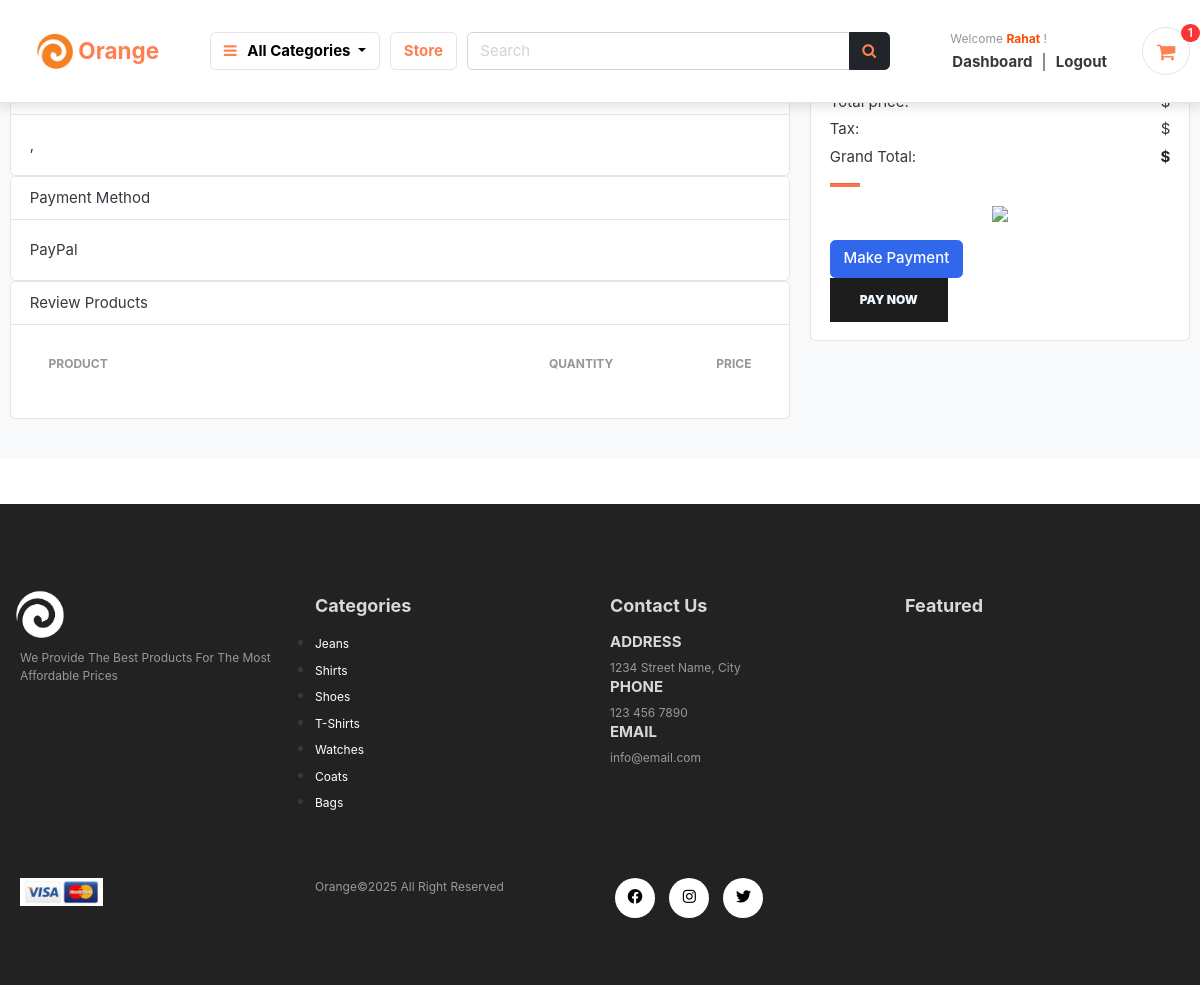
/orders/place_order/ (signed in), run on the app's committed database.
### accounts/models.py (models this page shows, shortened)
class Account(AbstractBaseUser):
    first_name      = models.CharField(max_length=50)
    last_name       = models.CharField(max_length=50)
    username        = models.CharField(max_length=50, unique=True)
    email           = models.EmailField(max_length=100, unique=True)
    phone_number    = models.CharField(max_length=50)
    date_joined     = models.DateTimeField(auto_now_add=True)
    last_login      = models.DateTimeField(auto_now=True)
    is_admin        = models.BooleanField(default=False)
    is_staff        = models.BooleanField(default=False)
    is_active        = models.BooleanField(default=False)
    is_superadmin        = models.BooleanField(default=False)
    USERNAME_FIELD = 'email'
    REQUIRED_FIELDS = ['username', 'first_name', 'last_name']
    objects = MyAccountManager()

### category/models.py (models this page shows, shortened)
class Category(models.Model):
    category_name = models.CharField(max_length=50, unique=True)
    slug = models.SlugField(max_length=100, unique=True)
    description = models.TextField(max_length=255, blank=True)
    cat_image = models.ImageField(upload_to='photos/categories', blank=True)
    class Meta:
        verbose_name = 'category'
        verbose_name_plural = 'categories'
    def get_url(self):
        return reverse('products_by_category', args=[self.slug])

### orders/views.py (the view)
# urls.py: path('place_order/', views.place_order, name='place_order'),
def place_order(request, total=0, quantity=0,):
    current_user = request.user
    cart_items = CartItem.objects.filter(user=current_user)
    cart_count = cart_items.count()
    if cart_count <= 0:
        return redirect('store')
    grand_total = 0
    tax = 0
    for cart_item in cart_items:
        total += (cart_item.product.price * cart_item.quantity)
        quantity += cart_item.quantity
    tax = (2 * total)/100
    grand_total = total + tax
    print(current_user)
    if request.method == 'POST':
        form = OrderForm(request.POST)
        if form.is_valid():
            form.instance.user = current_user
            form.instance.order_total = grand_total
            form.instance.tax = tax
            form.instance.ip = request.META.get('REMOTE_ADDR')
            saved_instance = form.save()  # Save the form data to the database
            saved_instance_id = saved_instance.id
            yr = int(datetime.date.today().strftime('%Y'))
            dt = int(datetime.date.today().strftime('%d'))
            mt = int(datetime.date.today().strftime('%m'))
            d = datetime.date(yr,mt,dt)
            current_date = d.strftime("%Y%m%d")
            order_number = current_date + str(saved_instance_id)
            form.instance.order_number = order_number
            form.save()
            print("order number indeis ", order_number)
            order = Order.objects.get(user=current_user, is_ordered=False, order_number=order_number)
            context = {
                'order': order,
                'cart_items': cart_items,
                'total': total,
                'tax': tax,
                'grand_total': grand_total,
            }
            return redirect(sslcommerz_payment_gateway(request,order_number, str(current_user.id), grand_total, form.instance.email))
    else:
        return render(request, 'orders/payments.html')

### orders/templates/orders/payments.html (shortened to what this page needs)
{% extends 'base.html' %}
{% load static %}
{% block content %}
<section class="section-content padding-y bg">
	<div class="container">
		<h4 class="text-center mb-20">Review Your Order and Make Payment</h4>
		<div class="row">
			<aside class="col-lg-8">
				<div class="card">
					<h5 class="card-header">Billing Address</h5>
					<div class="card-body">
						<p class="card-text mb-0">{{order.city}}, {{order.state}}</p>
					</div>
				</div>
				<div class="card">
					<h5 class="card-header">Payment Method</h5>
					<div class="card-body">
						<p class="card-text">PayPal</p>
					</div>
				</div>
				<div class="card">
					<h5 class="card-header">Review Products</h5>
					<div class="card-body">
						<table class="table table-borderless table-shopping-cart">
							<thead class="text-muted">
								<tr class="small text-uppercase">
									<th scope="col">Product</th>
									<th scope="col" width="120">Quantity</th>
									<th scope="col" width="120">Price</th>
								</tr>
							</thead>
						</table>
					</div>
				</div>
			</aside>
			<aside class="col-lg-4">
				<div class="card">
					<div class="card-body">
						<dl class="dlist-align">
							<dt>Total price:</dt>
							<dd class="text-right">$ {{total}}</dd>
						</dl>
						<dl class="dlist-align">
							<dt>Tax:</dt>
							<dd class="text-right"> $ {{tax}}</dd>
						</dl>
						<dl class="dlist-align">
							<dt>Grand Total:</dt>
							<dd class="text-right text-dark b"><strong>$ {{grand_total}}</strong></dd>
						</dl>
						<hr>
						<p class="text-center mb-3">
							<img style="width:300px;height:auto;" src="https://securepay.sslcommerz.com/public/image/SSLCommerz-Pay-With-logo-All-Size-05.png" />
						</p>
						<div >
							<a href="{% url 'payments' %}" class="btn btn-primary">Make Payment</a>
						</div>
						<button class="your-button-class" id="sslczPayBtn"
		 token="if you have any token validation"
		 postdata="your javascript arrays or objects which requires in backend"
		 order="If you already have the transaction generated for current order"
		 endpoint="An URL where backend code will initiate the payment to SSLCOMMERZ"> Pay Now
</button>
					</div>
				</div>
			</aside>
		</div>
	</div>
</section>
{% endblock %}

### templates/includes/navbar.html (shortened to what this page needs)
{% load static %}
<header class="section-header sticky-navbar">
    <section class="header-main border-bottom py-4" style="box-shadow: 0 5px 10px rgba(0,0,0,0.1);">
    <div class="container">
      <div class="row align-items-center">
        <div class="col-lg-2 col-md-3 col-6">
          <a href="{% url 'home' %}" class="brand-wrap">
            <div class="d-flex justify-content-center align-items-center"
              style="background-color: transparent; transition: background-color 0.3s, border-radius 0.3s, padding 0.3s; border-radius: 50px; padding: 10px 15px;"
              onmouseover="this.style.backgroundColor='#343a40'; this.getElementsByTagName('img')[0].classList.add('logo-brightness-change'); this.getElementsByTagName('h2')[0].style.color='#ff4800';"
              onmouseout="this.style.backgroundColor='transparent'; this.getElementsByTagName('img')[0].classList.remove('logo-brightness-change'); this.getElementsByTagName('h2')[0].style.color='coral';">
              <img src="{% static 'images/icons/logo.jpeg' %}" alt="Orange Store Logo" class="w-25" />
              <h2 style="color: coral; margin: 3px 5px; font-size: 1.5rem;"><span style="font-weight: bold;">Orange</span></h2>
            </div>
          </a>
        </div>
        <div class="col-lg col-sm col-md col-6 flex-grow-0">
          <div class="category-wrap dropdown d-inline-block float-right">
            <button
              type="button"
              class="btn btn-light dropdown-toggle"
              data-toggle="dropdown"
              style="background-color: transparent; color: black"
              onmouseover="this.style.backgroundColor='#343a40'; this.getElementsByTagName('i')[0].style.color='#ff4800'; this.style.color='white';"
              onmouseout="this.style.backgroundColor='transparent'; this.getElementsByTagName('i')[0].style.color='coral'; this.style.color='black';"
            >
              <i class="fa fa-bars" style="color: coral"></i><span class="capitalize" style="font-weight:bold;">&nbsp;&nbsp;&nbsp;All categories</span>
            </button>
          </div>
        </div>
        <a href="{% url 'store' %}" class="btn btn-outline-light"
          style="font-weight: bold; background-color: white; transition: background-color 0.3s; color: coral;"
          onmouseover="this.style.backgroundColor='#343a40'; this.style.color='#ff4800';"
          onmouseout="this.style.backgroundColor='white'; this.style.color='coral';">
          Store
        </a>
        <div class="col-lg col-md-6 col-sm-12 col">
          <form action="{% url 'search' %}" class="search" method="GET">
            <div class="input-group w-100">
              <input
                type="text"
                class="form-control"
                style="width: 60%"
                placeholder="Search"
                name="keyword"
              />
              <div class="input-group-append">
                <button class="btn btn-dark search-btn" type="submit" onmouseover="this.querySelector('.fa-search').style.color='#ff4800';"
                  style="color:#343a40"
                  onmouseout="this.querySelector('.fa-search').style.color='coral';">
                  <i class="fa fa-search" style="color: coral;"></i>
                </button>
              </div>
            </div>
          </form>
        </div>
        <div class="col-lg-3 col-sm-6 col-8 order-2 order-lg-3">
          <div class="d-flex justify-content-end mb-3 mb-lg-0">
            {% if user.id is None %}
            <div class="widget-header">
              <small class="title text-muted welcome-guest">Welcome <span class=""
                style="color:blue;font-weight:bold;text-transform: capitalize;">Guest</span> !</small>
              <div>
                <a href="{% url 'login' %}" class="dashboard-text">Login</a>
                <span class="dark-transp"> | </span>
                <a href="{% url 'register' %}"> <span  class="register-text">Register</span></a>
              </div>
            </div>
            {% else %}
            <div class="widget-header">
              <a href="{% url 'dashboard' %}">
                <small class="title text-muted welcome-user">Welcome <span class=""
                  style="color:#ff4800;font-weight:bold;text-transform: capitalize;">{{user.first_name}}</span> !</small>
              </a>
              <div>
                <a href="{% url 'dashboard' %}"><span class="dashboard-text">Dashboard</span></a>
                <span class="dark-transp"> | </span>
                <a href="{% url 'logout' %}"><span class="logout-text">Logout</span></a>
              </div>
            </div>
            {% endif %}
            <a href="{% url 'cart' %}" class="widget-header pl-3 ml-3 cart-icon-ancor">
              <div class="icon icon-sm rounded-circle border cart-icon-div">
                <i class="fa fa-shopping-cart cart-icon"></i>
              </div>
              <span class="badge badge-pill badge-danger notify"
                >{{cart_count}}</span
              >
            </a>
          </div>
        </div>
      </div>
    </div>
  </section>
</header>

### templates/includes/footer.html (shortened to what this page needs)
{% load static %}
   <footer class="mt-5 py-5">
        <div class="row container mx-auto pt-5">
          <div class="footer-one col-lg-3 col-md-6 col-sm-12">
			<a href="{% url 'home' %}">
				<img class="logo" src="{% static 'images/icons/payment.png' %}" style="filter:grayscale(100%) brightness(2);transform:scale(1.2)"/>
			</a>
            <p class="pt-3 text-capitalize">We provide the best products for the most affordable prices</p>
          </div>
          <div class="footer-one col-lg-3 col-md-6 col-sm-12">
           <h5 class="pb-2">Categories</h5>
		   <ul>
			{% for category in links %}
			<li>
				<a
				class="link"
				href="{{ category.get_url }}"
				style="color: white"
				onmouseover="this.style.color='black';"
				onmouseout="this.style.color='white';"
				>{{ category.category_name }}</a
			  >
			</li>
			{% empty %}
            <div class="container text-center mt-5 py-5">
                <p>No "New" products available at the moment.</p>
            </div>
			{% endfor %}
		   </ul>
          </div>
          <div class="footer-one col-lg-3 col-md-6 col-sm-12">
            <h5 class="pb-2">Contact Us</h5>
            <div>
              <h6 class="text-uppercase">Address</h6>
              <p>1234 Street Name, City</p>
            </div>
            <div>
              <h6 class="text-uppercase">Phone</h6>
              <p>123 456 7890</p>
            </div>
            <div>
              <h6 class="text-uppercase">Email</h6>
              <p>info@email.com</p>
            </div>
          </div>
          <div class="footer-one col-lg-3 col-md-6 col-sm-12">
            <h5 class="pb-2">Featured</h5>
          </div>
        </div>
        <div class="copyright mt-5">
          <div class="row container mx-auto">
            <div class="col-lg-3 col-md-5 col-sm-12 mb-4">
              <img src="{% static 'images/icons/payment.jpeg' %}"/>
            </div>
            <div class="col-lg-3 col-md-5 col-sm-12 mb-4 text-nowrap mb-2">
              <p>Orange©2025 All Right Reserved</p>
            </div>
            <div class="col-lg-3 col-md-5 col-sm-12 mb-4">
             <a href="#"><i class="fab fa-facebook"></i></a>
             <a href="#"><i class="fab fa-instagram"></i></a>
             <a href="#"><i class="fab fa-twitter"></i></a>
            </div>
          </div>
        </div>
    </footer>

### data on the page
Account: first_name "Rahat"
Category: category_name "Jeans"
Category: category_name "Shirts"
Category: category_name "Shoes"
Category: category_name "T-Shirts"
Category: category_name "Watches"
Category: category_name "Coats"
Category: category_name "Bags"

### other printed values
{{ cart_count }} "1"
